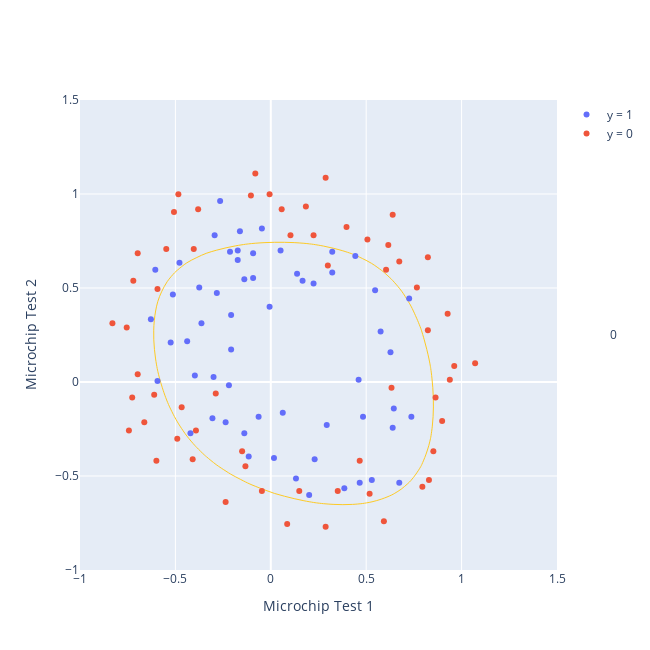

The notebook cell this image was saved under:
### Code cell
fig_plotly = go.Figure()

layout = go.Layout( autosize=False,
                    width=650,
                    height=650,
                    xaxis = dict( title_text = "Microchip Test 1"),
                    yaxis = dict( title_text = "Microchip Test 2") )

fig_plotly.layout = layout
fig_plotly.add_trace( trace_positive )
fig_plotly.add_trace( trace_negative )
fig_plotly.add_trace( boundary_contur  )
